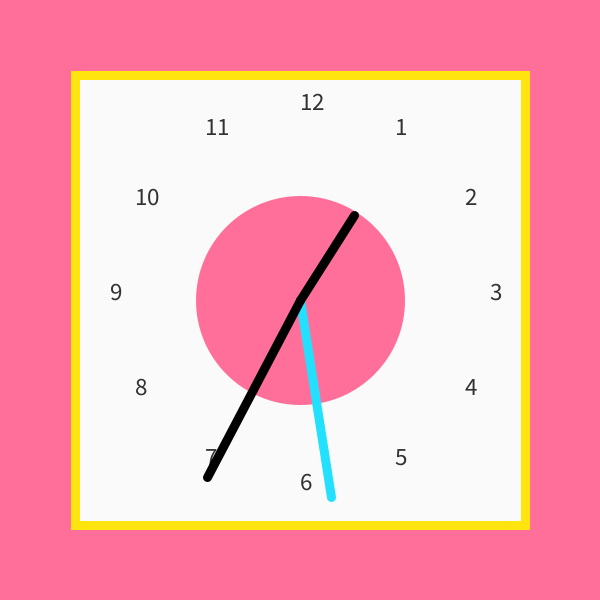
Frame 1 (no input)
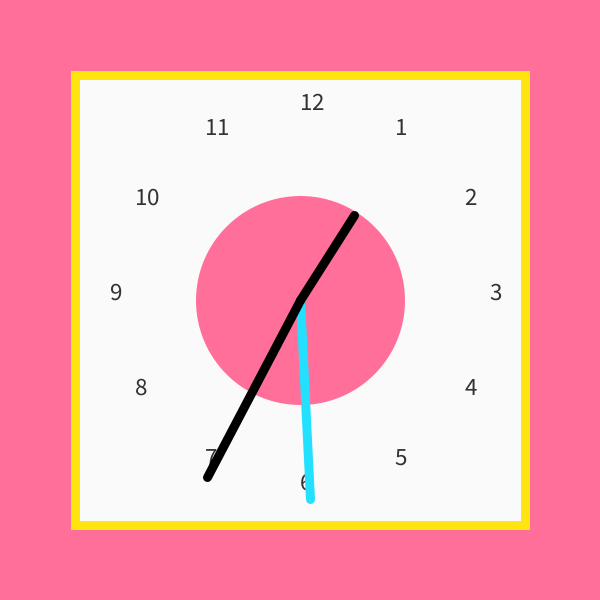
Frame 60 (the mouse pressed at the canvas centre just before this capture)
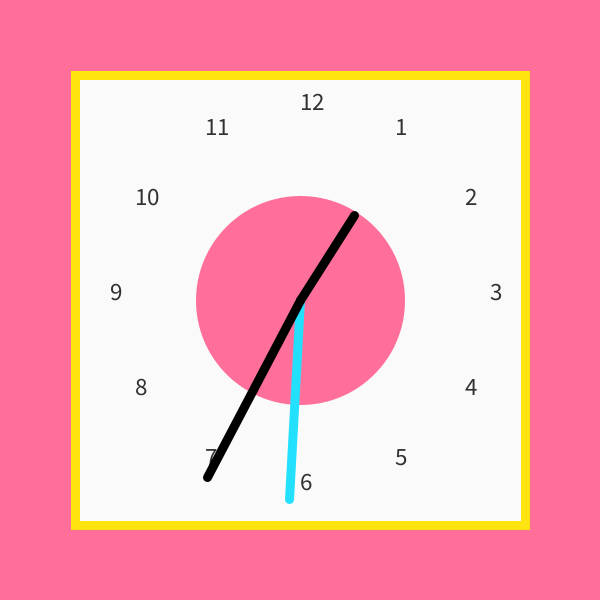
Frame 120 (the mouse held since frame 60 and released just before this capture)

The Processing sketch that drew these frames (run headless with seeded random() and noise(); from frame 60 on, the mouse is pressed at the canvas centre):

// Processing sketch: processing_144397
// ── processing_144397.pde

float x, y;
 
void setup() {
  size(600, 600);
  smooth();
  strokeWeight(9);
  textSize(25);
  x = width/2;
  y = height/2;
}
 
void draw() {
  background(255,111,154);
  drawClock();
}
 
 
void drawClock() {
  fill(250,250,250);
  stroke(255,228,15);
  rectMode(CENTER);
  rect(x, y, 450, 450);
  fill(255,111,154);
  stroke(255,111,154);
   ellipseMode(CENTER);
   ellipse(x,y,200,200);
  drawNumbers();
  float s_angle = map(second(), 0, 59, 0, TWO_PI);
  pushMatrix();
  translate(x, y);
  rotate(s_angle);
  stroke(36,224,255);
  line(0, 0, 0, -200); 
  popMatrix();
 
  float m_angle = map(minute(), 0, 59, 0, TWO_PI);
  pushMatrix();
  translate(x, y);
  rotate(m_angle);
  stroke(0);
  line(0, 0, 0, -200); 
  popMatrix();
 
  float h_angle = map(hour(), 0, 11, 0, TWO_PI);
  pushMatrix();
  translate(x, y);
  rotate(h_angle);
  stroke(0);
  line(0, 0, 0, -100); 
  popMatrix();
}
 
 
void drawNumbers() {
  float r = 190;
  float inc = TWO_PI / 12;
  for (int i=1; i<=12; i++) {
    float xn = x+cos(i*inc - HALF_PI) * r;
    float yn = y+sin(i*inc - HALF_PI) * r;
    fill(50);
    text(i, xn, yn);
  }
}
